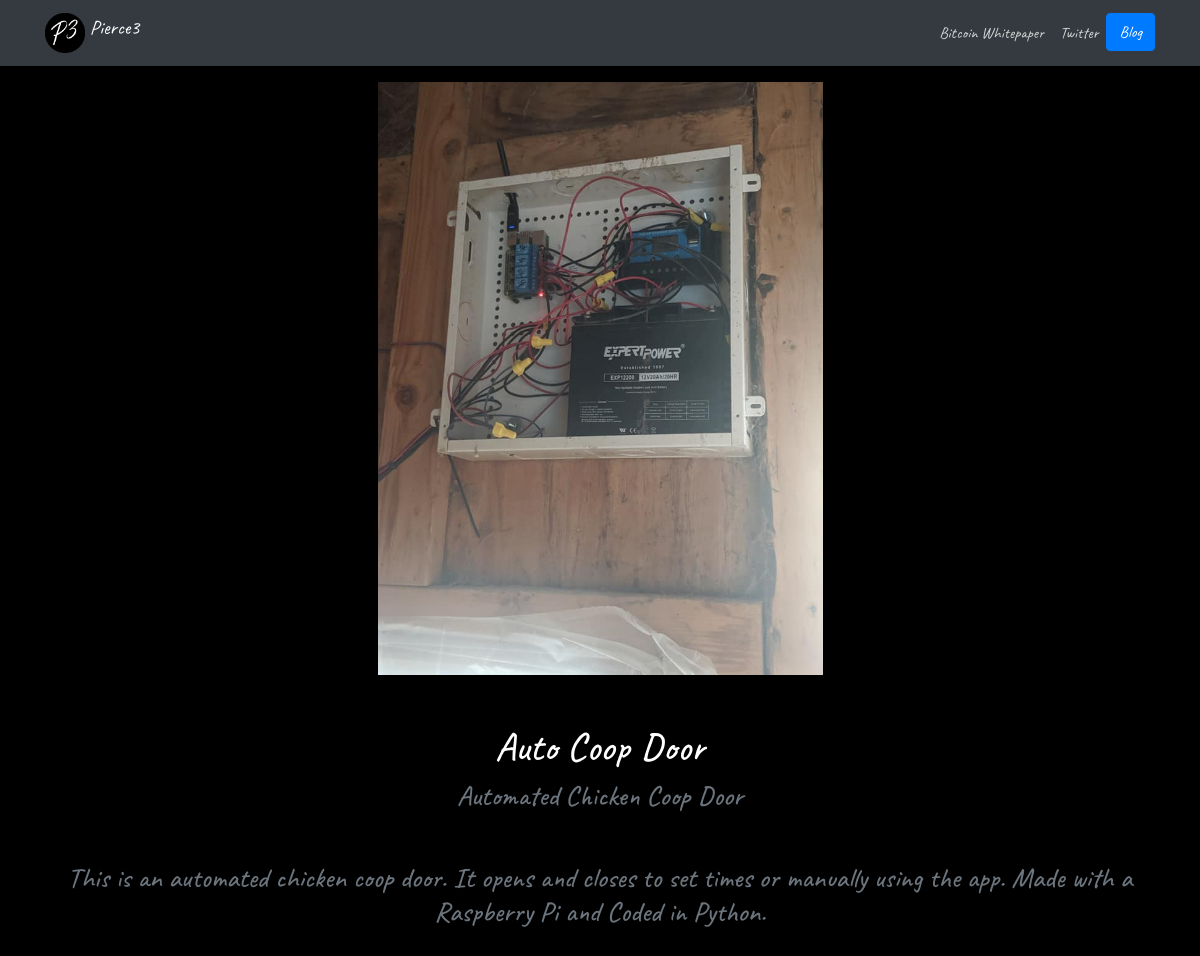
Screenshot of /3/ with the database file from the repository.
### portfolio/models.py (models this page shows, shortened)
class project(models.Model):
    title = models.CharField(max_length=25)
    description = models.CharField(max_length=100)
    about_project = models.TextField()
    image = models.ImageField(upload_to='portfolio/images/')
    url = models.URLField(blank=True)

### portfolio/views.py (the view)
# urls.py: url(r'^(?P<portfolio_Project_Id>\d+)/$', views.portfolio_Project_Detail, name='portfolio_Project_Detail'),
def portfolio_Project_Detail(request, portfolio_Project_Id):
    one_Project = get_object_or_404(project, pk=portfolio_Project_Id)
    return render(request, 'portfolio/portfolio_Project_Detail.html', {'one_Project':one_Project})

### portfolio/templates/portfolio/portfolio_Project_Detail.html
{% extends "portfolio/base.html" %}
{% load static %}
{% block content %}
<div class="row justify-content-center my-3">
    <div class="col-5">
        <img src="{{ one_Project.image.url }}" class="img-fluid">
    </div>
  </div>
<h1 class="text-center mt-5" id="projectdetailtitle">{{ one_Project.title }}</h1>
<h3 class="text-center text-muted mb-5">{{ one_Project.description }}</h3>
<h3 class="text-center text-muted mb-5">{{ one_Project.about_project|safe }}</h3>
{% endblock %}

### portfolio/static/portfolio/custom.css (style rules this page uses)
body { font-family: 'Caveat', cursive; background-color: black; color: white; }

### rows the page displays
project: image (picture), title "Auto Coop Door", description "Automated Chicken Coop Door", about_project "This is an automated chicken coop door. It opens and closes to set times or manually using the app. Made with a Raspberry Pi and Coded in Python."
